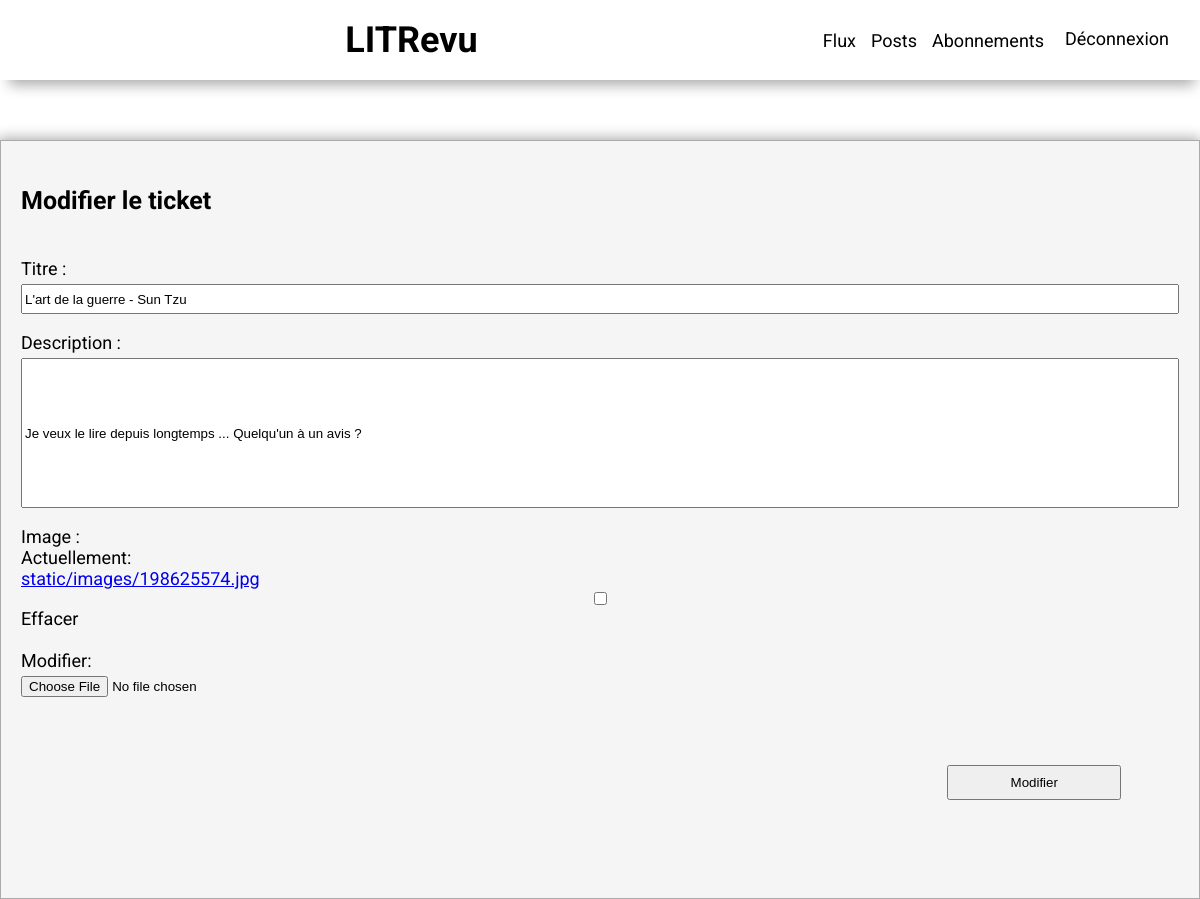
The page /edit-ticket/24 (signed in) on the database its author committed.
### review/models.py (models this page shows, shortened)
class Ticket(models.Model):
    title = models.CharField(max_length=128)
    description = models.CharField(max_length=2048, blank=True)
    user = models.ForeignKey(to=settings.AUTH_USER_MODEL,
                             on_delete=models.CASCADE)
    image = models.ImageField(upload_to='static/images/',
                              null=True, blank=True,
                              validators=[FileExtensionValidator(
                                  allowed_extensions=['jpg', 'jpeg', 'png'])])
    time_created = models.DateTimeField(auto_now_add=True)
    IMAGE_MAX_SIZE = (800, 800)

### review/views.py (the view)
# urls.py: path('edit-ticket/<int:ticket_id>', review.views.edit_tickets,
@login_required
def edit_tickets(request, ticket_id):
    ticket = get_object_or_404(models.Ticket, id=ticket_id)
    edit_ticket_form = forms.TicketForm(instance=ticket)
    if ticket.user == request.user:
        if request.method == 'POST':
            if 'edit_ticket_form' in request.POST:
                edit_ticket_form = forms.TicketForm(request.POST,
                                                    request.FILES,
                                                    instance=ticket)
                if edit_ticket_form.is_valid():
                    edit_ticket_form.save()
                    return redirect('your_posts')
    return render(request,
                  'review/edit_ticket.html',
                  context={'edit_ticket_form': edit_ticket_form})

### review/forms.py
class TicketForm(forms.ModelForm):
    edit_ticket_form = forms.BooleanField(widget=forms.HiddenInput,
                                          initial=True)
    class Meta:
        model = models.Ticket
        fields = ['title', 'description', 'image']
        labels = {
            'title': 'Titre',
            'description': 'Description',
            'image': 'Image'
        }

### review/templates/review/edit_ticket.html (shortened to what this page needs)
{% extends "base.html" %}
{% block content %}
    <div class="ticket_container">
        <h3>Modifier le ticket</h3>
        <form method='post' enctype='multipart/formdata'>
            {{ edit_ticket_form.as_p }}
            <input type='submit' value="Modifier" class="head_ticket_btn"></input>
        </form>
    </div>
{% endblock content %}

### static/app.css (style rules this page uses)
:root { --color-secondary: #ababab; --color-terciary: #f5f5f5; }
body { margin: 0; font-size: 18px; font-family: 'Roboto', sans-serif; }
h3 { font-size: 25px; }
.ticket_container { margin-top: 60px; padding: 20 20 80 20; border:1px var(--color-secondary) solid ; box-shadow: -1px 0px 13px 2px var(--color-secondary); display: flex; flex-direction: column; background-color: var(--color-terciary); }
.ticket_container p { display: flex; flex-direction: column; }
#id_title { margin-top: 5px; height: 30px; }
#id_description { margin-top: 5px; height: 150px; }
#id_image { margin-top: 5px; }
.head_ticket_btn { width: 15%; margin-top: 50px; margin-left: 80%; height: 35px; cursor: pointer; }

### rows shown on the page
Ticket: title "L'art de la guerre - Sun Tzu", description "Je veux le lire depuis longtemps ... Quelqu'un à un avis ?"
